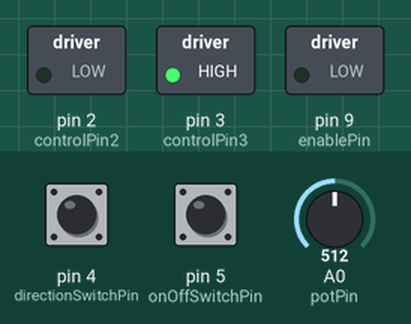
Recording of a sketch running on a simulated Arduino Uno, built with avr-gcc and run on an emulated ATmega328P. Parts: switched loads named in the sketch (green lamp = pin HIGH). The inputs (shaded band) are chosen by the test bench; at power-on: pin 4 (directionSwitchPin) LOW, pin 5 (onOffSwitchPin) LOW, A0 (potPin) = 512.

Above: at 1.2 s.
1.3 s: pin 4 (directionSwitchPin) pulled HIGH for 0.15 s
At 1.9 s:
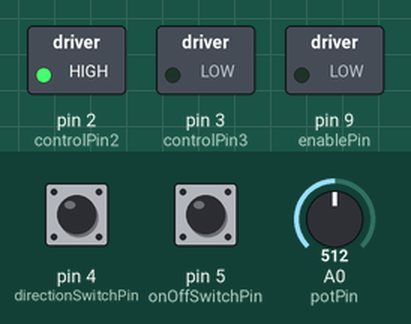
2.9 s: pin 5 (onOffSwitchPin) pulled HIGH for 0.15 s
At 4.1 s:
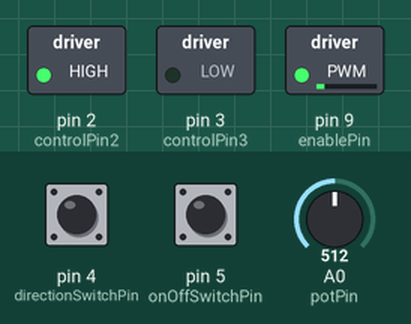
4.5 s: pin 4 (directionSwitchPin) pulled HIGH for 1 s
At 5.5 s:
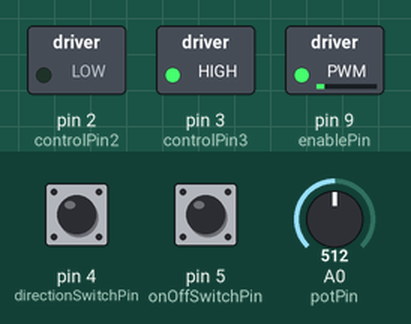
7.0 s: A0 (potPin) set to 716
At 7.4 s:
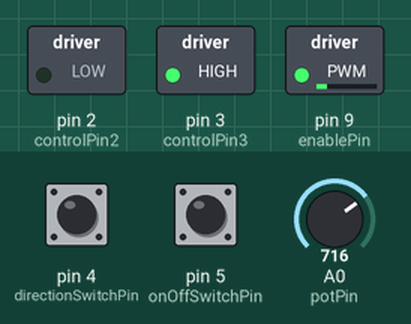
8.5 s: pin 5 (onOffSwitchPin) pulled HIGH for 1 s
At 9.8 s:
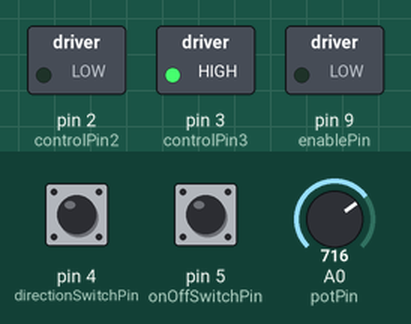
11.0 s: pin 5 (onOffSwitchPin) pulled HIGH for 3.2 s
At 11.7 s:
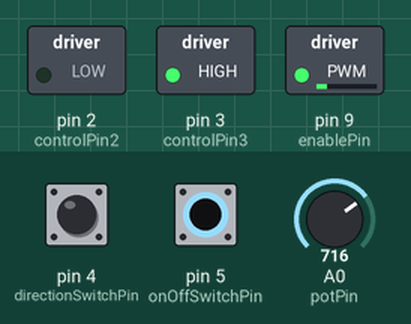
Timing chart, 0 to 14.0 s (numbered marks = the images above; inputs shaded):
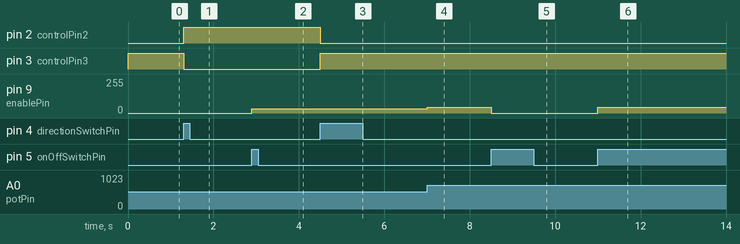

Measured:
- after the input at 1.3 s, pin 2 (controlPin2): LOW → HIGH at once; pin 3 (controlPin3): HIGH → LOW at once
- after the input at 2.9 s, pin 9 (enablePin): 0/255 → 32/255 at once
- after the input at 4.5 s, pin 2 (controlPin2): HIGH → LOW at once; pin 3 (controlPin3): LOW → HIGH at once
- after the input at 7.0 s, pin 9 (enablePin): 32/255 → 44/255 at once
- after the input at 8.5 s, pin 9 (enablePin): 44/255 → 0/255 at once
- after the input at 11.0 s, pin 9 (enablePin): 0/255 → 44/255 at once

The sketch:

zoetrope.ino
```cpp
const int controlPin2 = 2;
const int controlPin3 = 3;
const int directionSwitchPin = 4;
const int onOffSwitchPin = 5;
const int enablePin = 9;

const int potPin = A0;

int onOffSwitchState = 0;
int prevOnOffSwitchState = 0;
int directionSwitchState = 0;
int prevDirectionSwitchState = 0;

int motorEnabled = 0;
int motorSpeed = 0;
int motorDirection = 0;

void setup() {
  pinMode(directionSwitchPin, INPUT);
  pinMode(onOffSwitchPin, INPUT);
  pinMode(controlPin2, OUTPUT);
  pinMode(controlPin3, OUTPUT);
  pinMode(enablePin, OUTPUT);

  digitalWrite(enablePin, LOW);
}

void loop() {
  onOffSwitchState = digitalRead(onOffSwitchPin);
  delay(1);
  directionSwitchState = digitalRead(directionSwitchPin);
  motorSpeed = analogRead(potPin)/16;

  if(onOffSwitchState != prevOnOffSwitchState){
    if(onOffSwitchState == HIGH){
      motorEnabled = !motorEnabled;
    }
  }

  if(directionSwitchState != prevDirectionSwitchState){
    if(directionSwitchState == HIGH){
      motorDirection = !motorDirection;
    }
  }

  if(motorDirection == 1){
    digitalWrite(controlPin2, HIGH);
    digitalWrite(controlPin3, LOW);
  } else {
    digitalWrite(controlPin2, LOW);
    digitalWrite(controlPin3, HIGH);
  }

  if(motorEnabled == 1){
    analogWrite(enablePin, motorSpeed);
  } else {
    analogWrite(enablePin, 0);
  }

  prevDirectionSwitchState = directionSwitchState;
  prevOnOffSwitchState = onOffSwitchState;
}
```
